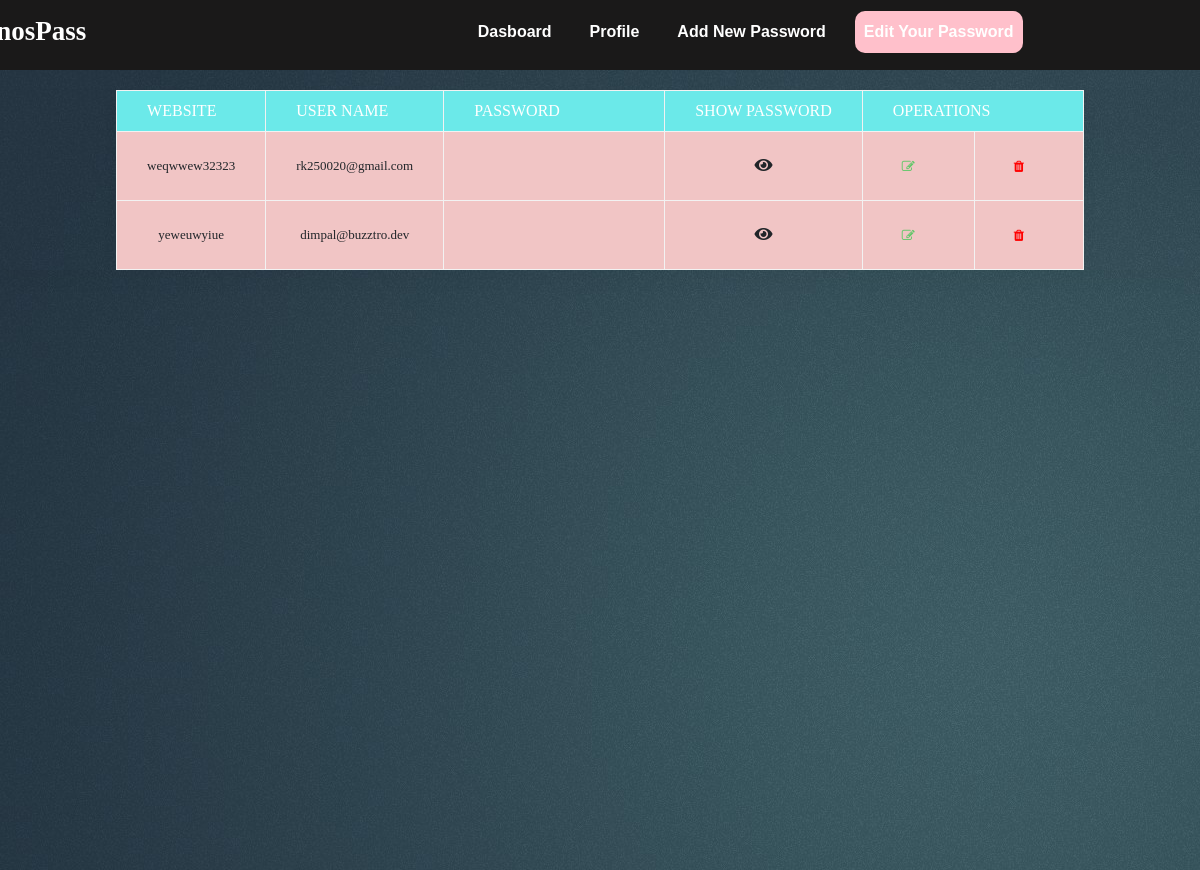
Screenshot of /edit.php (signed in) with the database file from the repository.
### tables this page shows
CREATE TABLE `pass` (
  `id` int(11) NOT NULL,
  `email` varchar(40) NOT NULL,
  `website` varchar(60) NOT NULL,
  `user_name` varchar(30) NOT NULL,
  `password` varbinary(100) NOT NULL,
  `512_encrypt` varchar(255) NOT NULL
);

### fuc.php (called while the page is built, shortened)
<?php
$key = 'qkwjdiw239&&jdafweihbrhnan&^%$ggdnawhd4njshjwuuO';
  function decryptthis($data, $key) {
    $encryption_key = base64_decode($key);
    list($encrypted_data, $iv) = array_pad(explode('::', base64_decode($data), 2),2,null);
    return openssl_decrypt($encrypted_data, 'aes-256-cbc', $encryption_key, 0, $iv);
  }
?>

### edit.php (the view, shortened to what this page needs)
<?php
include "db_conn.php";
include "fuc.php";
?>
<!DOCTYPE html>
<html lang="en">
<head>
    <link rel="stylesheet" type="text/css" href="main.css">
    <link rel="stylesheet" href="https://use.fontawesome.com/releases/v5.6.3/css/all.css">
    <link rel="stylesheet" href="https://stackpath.bootstrapcdn.com/bootstrap/4.3.1/css/bootstrap.min.css">
    <link rel="stylesheet" href="https://cdnjs.cloudflare.com/ajax/libs/font-awesome/4.7.0/css/font-awesome.min.css" />
</head>
<body >
<nav class="nav_bar background h-nav-resp" style = "justify-content: flex-end;">
        <ul class="nav-list v-class-resp">
        <div class="logo" style = "padding-right: 540px;">
                  <p style = "margin-top: 24px; margin-left:30px" class="name">MenosPass</p>
                </div>
            <li><a  href="index.php">Dasboard</a></li>
            <li><a href="profile.php">Profile</a></li>
            <li><a href = "add_new.php">Add New Password</a></li>
            <li><a class = "active" href = "edit.php">Edit Your Password</a></li>
        </ul>
    </nav>
      <div class="centre-div" style = "background:url(bg.jpg)">
           <div class="table-responsive" style="border-collapse: collapse;
                                             background-color: rgb(255, 255, 255);
                                             box-shadow: 0 10px 20px 0 rgba(0, 0,0, .03);
                                             border-radius: 10px;
                                             background:url(bg.jpg);
                                             margin: auto;">
           <table >
              <thead>
               <tr>
               <th>Website</th>
               <th>user name</th>
               <th>password</th>
               <th> show password</th>
               <th colspan="2">Operations</th>
               </tr>
              </thead>
                 <tbody>
                       <?php
                          $email = $_SESSION['email'];
                          $sql = "SELECT * FROM pass WHERE email ='$email'";
                          $query = mysqli_query($con , $sql);
                          while ($res = mysqli_fetch_array($query)){
                            $a = $res['password'];
                            $enc=decryptthis($a, $key);
                        ?>
                            <tr style = "background:#f1c5c5;" >
                            <td><?php echo $res['website'];?></td>
                            <td><?php echo $res['user_name'];?></td>
                            <td><input type = "password" style = "border:none; background:#f1c5c5;" readonly  value = "<?php echo $enc?>" name ="viewPass"></td>
                            <td><button type="button" id=""  class="btn btn-default" name="dynamic"><span class="fas fa-eye" aria-hidden="true"></span></button> </td>
                             <td> <a href="edit_pass.php?id=<?php echo $res['id'];?>" data-toggle="tooltip" data-placement="top" title="UPDATE"><i class = "fa fa-edit" aria-hidden = "true"></i></a>
                            </td>
                            <td><a href="delete.php?id=<?php echo $res['id'];?>" data-toggle="tooltip" data-placement="top" title="DELETE"> <i class = "fa fa-trash" aria-hidden = "true"></i>
                            </a></td>
                        </tr>
                    <?php
                      }
                       ?>
                </tbody>
           </table>
            </div>
      </div>
</body>
</html>

### main.css (style rules this page uses)
* { margin: 0; padding: 0; font-family: 'Brush Script MT, Brush Script Std, cursive'; }
html { scroll-behavior: smooth; }
.logo { width: 15%; display: flex; justify-content: flex-start; align-items: center; padding-left: 10px; padding-right: 750px; }
.name { color: white; font-size: 27px; font-weight: 600; }
.nav_bar { display:flex; align-items: center; justify-content: center; position: sticky; top:0; cursor: pointer; }
.nav-list { display: flex; align-items: center; }
.nav-list li { list-style-type: none; padding-top: 10px; }
.nav-list li a { text-decoration: none; color: white; font-family: sans-serif; width: max-content; }
.background { height: 70px; background:rgb(26, 25, 25); background-size: cover; background-blend-mode: darken; }
.centre-div { width: 100%; height: 100vh; background: -webkit-linear-gradient(left , #091edd , #ecdbdb ); padding: 20px 0 0 0; box-shadow: 0 10px 20px 0 rgb(0 0 0 / 3%); background-repeat: no-repeat; background-size: cover; }
table { border-collapse: collapse; background-color: #fff; box-shadow: 0 10px 20px 0 rgba(0, 0,0, .03); border-radius: 10px; margin: auto; }
th,td { border: 1px solid #f2f2f2; padding: 8px 30px; text-align: center; }
th { text-transform: uppercase; font-weight: 500; color:white; background: #6be9e9; }
td { font-size: 13px; }
.fa { font-size: 18px; }
a { color: #000000; font-weight: 700; background: #41e7e7b8; padding: 9px; margin-right: 20px; border-radius: 10px; }
.fa-edit { color: #63c76a; }
.fa-trash { color: red; }
a { text-decoration: none; display: flex; justify-content: center; text-align: center; }
.btn { padding: 8px 20px; margin:7px 0 ; border: 2px solid white; border-radius: none; color: red; cursor: pointer; }

### edit.php (style rules this page uses)
.nav-list li a.active { background:pink; }

### rows the page displays
pass: website "weqwwew32323", user_name "rk250020@gmail.com"
pass: website "yeweuwyiue", user_name "dimpal@buzztro.dev"
